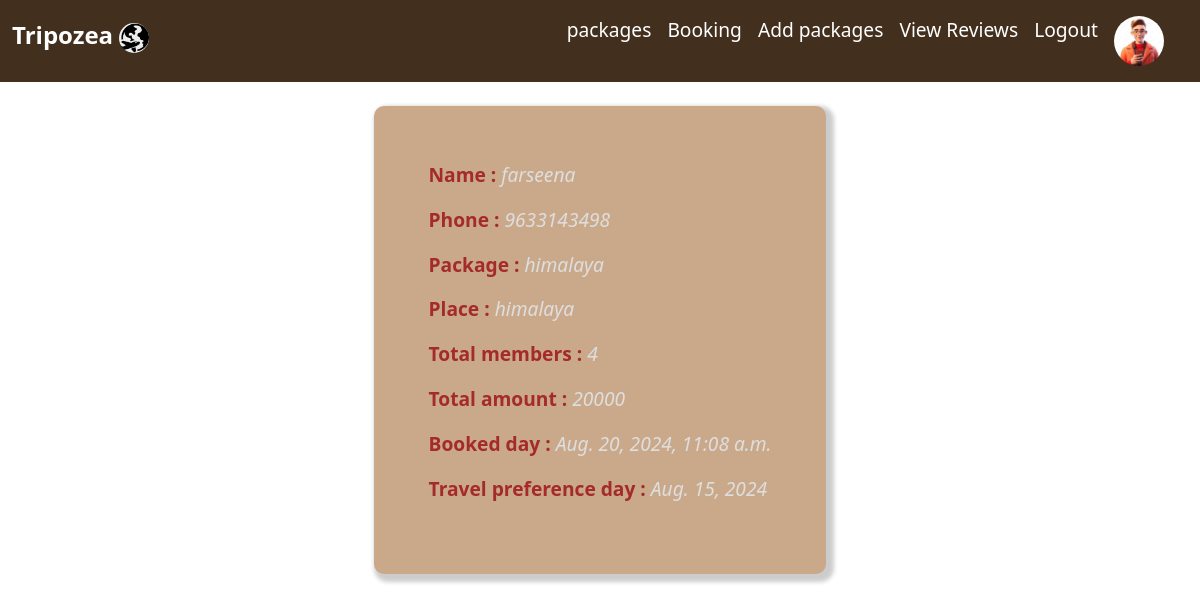
The page /booking_detail/3 (signed in) on the database its author committed.
### app1/models.py (models this page shows, shortened)
class Agency(models.Model):
    login_id = models.ForeignKey(All_login, on_delete=models.CASCADE)
    name = models.CharField(max_length=50)
    email = models.EmailField(max_length=50)
    phone = models.IntegerField(null=True,blank=True)
    image = models.FileField()
    document = models.FileField()

class Booking(models.Model):
    package_id = models.ForeignKey(Packages, on_delete=models.CASCADE)
    user_id =   models.ForeignKey(Customer, on_delete=models.CASCADE)
    booking_daytime =   models.DateTimeField(auto_now=True)
    booking_day = models.DateField()
    booking_amount = models.IntegerField()
    total_no = models.IntegerField()
    status = models.CharField(null=True,blank=True,max_length=10, default='pending')

class Customer(models.Model):
    login_id = models.ForeignKey(All_login, on_delete=models.CASCADE)
    name = models.CharField(max_length=50)
    address = models.CharField(max_length=50)
    email = models.EmailField(max_length=50)
    phone = models.IntegerField(null=True,blank=True)
    dob = models.DateField()
    image = models.FileField()

class Packages(models.Model):
    agency_id = models.ForeignKey(Agency, on_delete=models.CASCADE)
    package_name =  models.CharField(max_length=50)
    place = models.CharField(max_length=50)
    start_place = models.CharField(max_length=50)
    end_place = models.CharField(max_length=50)
    about = models.CharField(max_length=200)
    description = models.CharField(max_length=200)
    days = models.CharField(max_length=50)
    price_adult = models.IntegerField()
    price_children = models.IntegerField()
    image1 = models.FileField()
    image2 = models.FileField()
    image3 = models.FileField()
    image4 = models.FileField()

### app1/views.py (the view)
# urls.py: path('booking_detail/<int:id>',views.booking_detail,name="booking_detail"),
def booking_detail(request,id):
    data = Agency.objects.get(login_id=request.user.id)
    booking = Booking.objects.get(id=id)
    return render(request,'agency/booking_detail.html',{'data':booking,'agency':data})

### template/agency/booking_detail.html (shortened to what this page needs)
<html lang="en">
<head>
    {% load static %}
    <link href="https://cdn.jsdelivr.net/npm/bootstrap@5.3.3/dist/css/bootstrap.min.css" rel="stylesheet">
</head>
<body>
    <nav class="navbar navbar-expand-lg mainav">
      <div class="container-fluid">
        <a class="navbar-brand lists" href="#"><h4 style="font-weight: 800;" >Tripozea
          <img style="width: 30px;border-radius: 50%;height: 30px;" src="{% static 'images/travelicon.jpg' %}" alt=""></h4>
          </a>
        <div class="collapse navbar-collapse justify-content-end me-3" id="navbarNav">
          <ul class="navbar-nav">
            <li class="nav-item">
              <a class="nav-link " aria-current="page" href=""></a>
            </li>
            <li class="nav-item">
              <a class="nav-link" href="{% url 'all_packages' %}">packages</a>
            </li>
            <li class="nav-item">
              <a class="nav-link" href="{% url 'all_bookings' %}">Booking</a>
            </li>
            <li class="nav-item">
              <a class="nav-link" href="{% url 'add_package' %}">Add packages</a>
            </li>
            <li class="nav-item">
              <a class="nav-link" href="{% url 'user_reviews' %}">View Reviews</a>
            </li>
            <li class="nav-item">
              <a class="nav-link" href="{% url 'all_logout' %}">Logout</a>
            </li>
            <li class="nav-item">
              <a class="nav-link" href="{% url 'agency_profile' %}"><img style="border-radius: 50%;width: 50px;" src="{{ agency.image.url }}" alt=""></a>
            </li>
          </ul>
        </div>
      </div>
    </nav>
      <div class="container d-flex justify-content-center mt-4">
      <div class="row">
          <div class="col text-start detail">
          <div>
            <div><p><b>Name : </b><i>{{ data.user_id.name }}</i></p></div>
            <div><p><b>Phone : </b><i>{{ data.user_id.phone }}</i></p></div>
            <div><p><b>Package : </b><i>{{ data.package_id.package_name }}</i></p></div>
            <div><p><b>Place : </b><i>{{ data.package_id.place }}</i></p></div>
            <div><p><b>Total members : </b><i>{{ data.total_no }}</i></p></div>
            <div><p><b>Total amount : </b><i>{{ data.booking_amount }}</i></p></div>
            <div><p><b>Booked day : </b><i>{{ data.booking_daytime }}</i></p></div>
            <div><p><b>Travel preference day : </b><i>{{ data.booking_day }}</i></p></div>
          </div>
        </div>
      </div>
    </div>
</body>
</html>

### template/agency/booking_detail.html (style rules this page uses)
.mainav { background-color: #432F1D; }
.lists { color: white; font-size: larger; }
.nav-link { color: white; font-size: larger; }
.detail { text-align: start; width: 100%; background-color: CAA98B; color: white; font-size: larger; padding: 55px; border-radius: 10px; box-shadow:4px 4px 4px 4px rgba(0.2, 0.2, 0.2, 0.2); }
b { color: brown; }
i { color: rgb(222, 222, 222); }

### rows shown on the page
Agency: image (picture)
Booking: user_id.name "farseena", user_id.phone "9633143498", package_id.package_name "himalaya", package_id.place "himalaya", total_no "4", booking_amount "20000", booking_daytime "Aug. 20, 2024, 11:08 a.m.", booking_day "Aug. 15, 2024"
